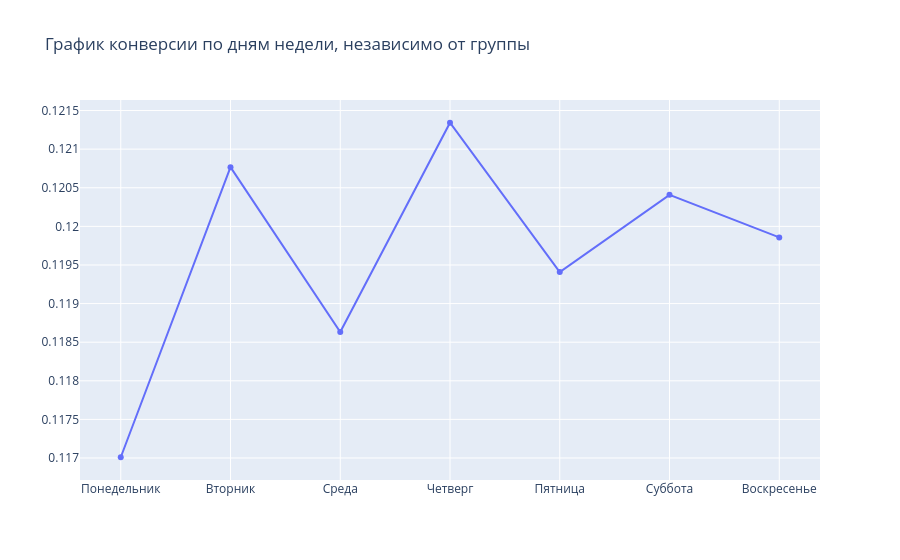

Source (notebook cell):
### Code cell
conversion = go.Scatter(x=group_by_weekday.index, y=group_by_weekday.values)

fig = go.Figure(conversion, layout_title_text="График конверсии по дням недели, независимо от группы")

fig.show()

### Figure 1 — Plotly figure (JSON) as saved in the notebook; plotly's stock layout.template omitted (floating-point values rounded to 4 significant figures)
{"data": [{"type": "scatter", "x": ["Понедельник", "Вторник", "Среда", "Четверг", "Пятница", "Суббота", "Воскресенье"], "y": [0.117, 0.1208, 0.1186, 0.1213, 0.1194, 0.1204, 0.1199]}], "layout": {"title": {"text": "График конверсии по дням недели, независимо от группы"}}}
